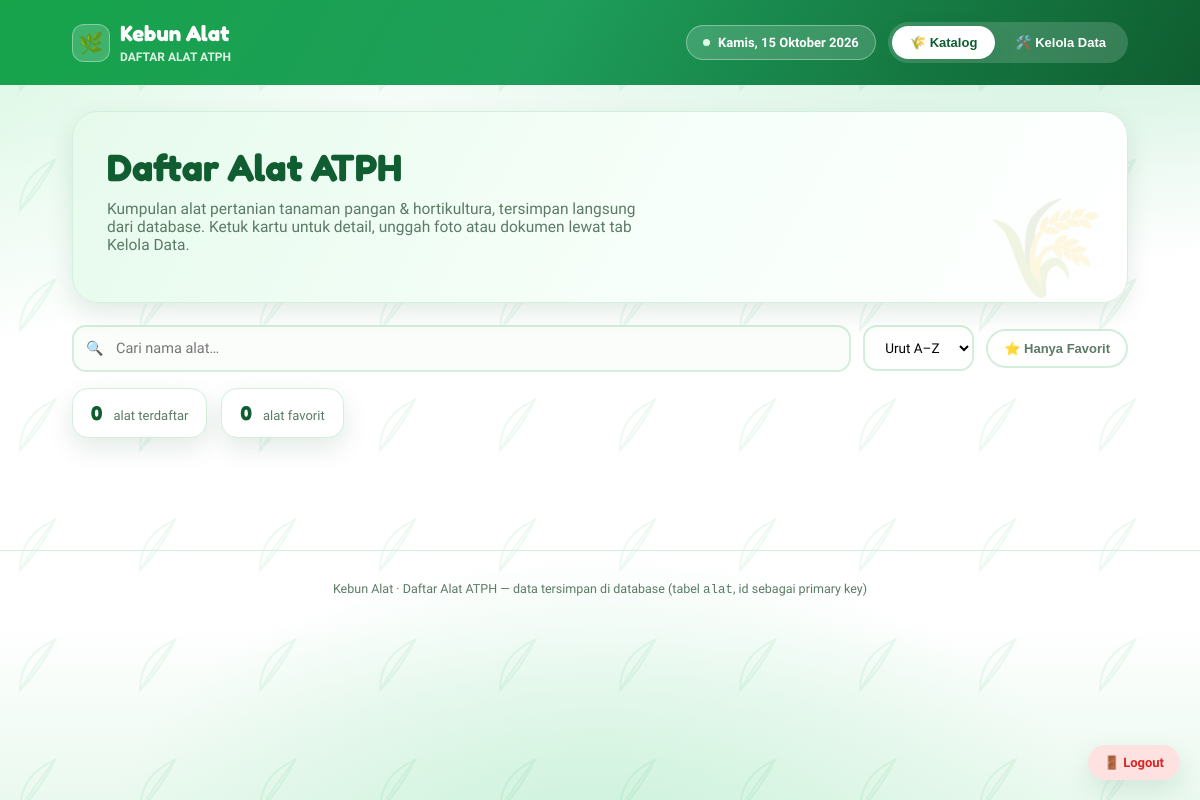
/crud-atph/alat/index.php, run on an earlier commit of the app's database.
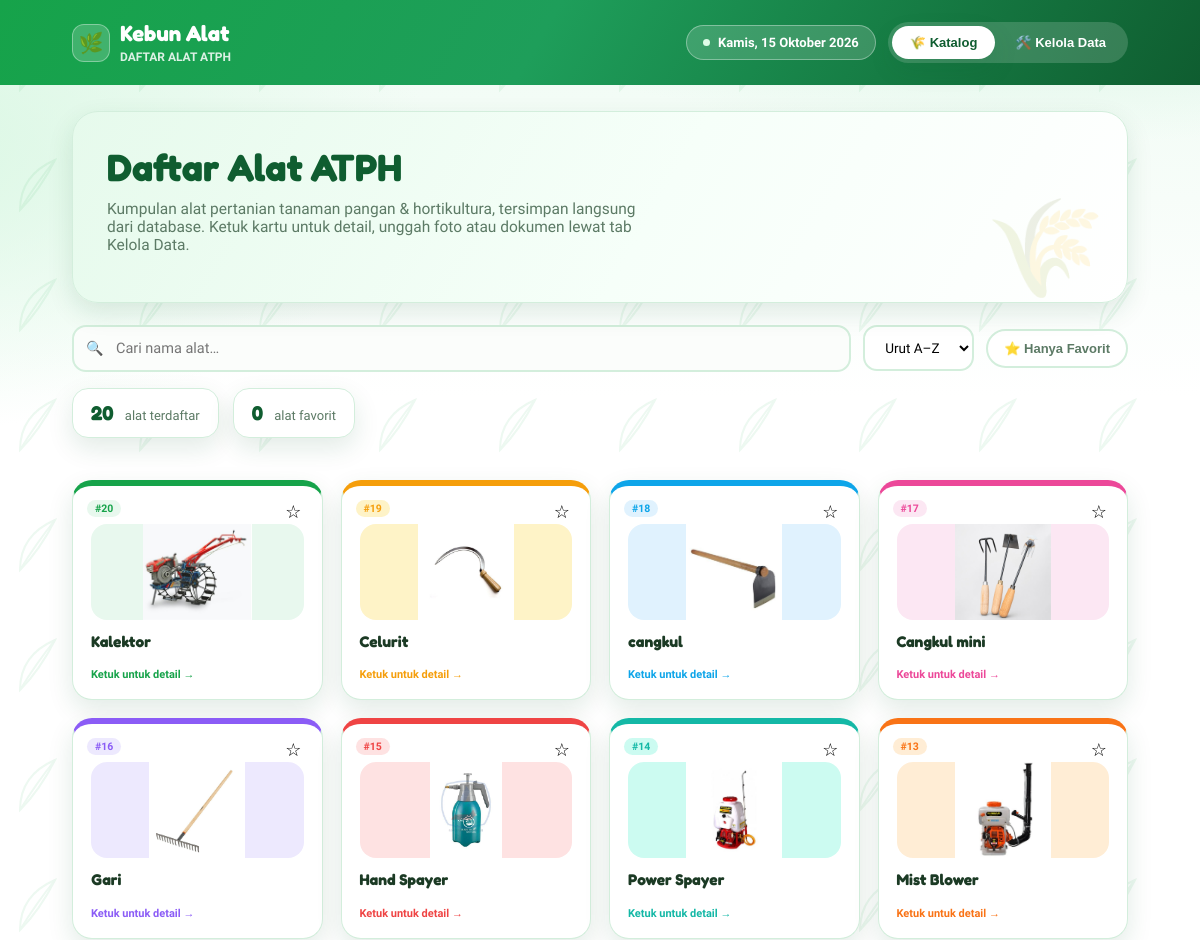
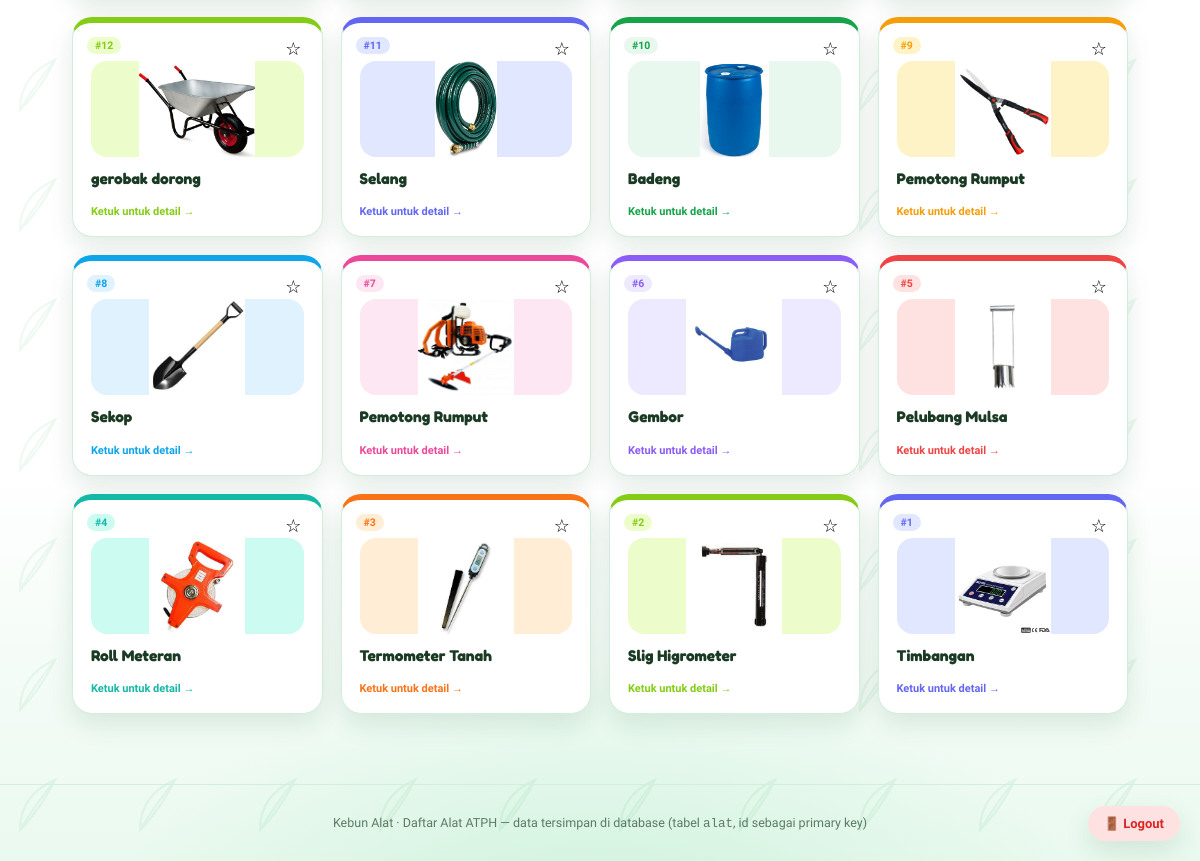
And on a later commit of the database (2 pictures, top to bottom).
### tables this page shows
CREATE TABLE `alat` (
  `id_alat` int NOT NULL,
  `nama_alat` varchar(100) NOT NULL,
  `jumlah_stok` int NOT NULL,
  `kondisi` varchar(50) NOT NULL,
  `foto` varchar(255) DEFAULT 'default.jpg'
);

### crud-atph/alat/index.php (the view, shortened to what this page needs)
<?php
include '../config/koneksi.php';
$hasil = mysqli_query($koneksi, "SELECT *, id_alat AS id FROM alat ORDER BY id_alat DESC");
$daftarAlat = [];
while ($baris = mysqli_fetch_assoc($hasil)) {
    $daftarAlat[] = $baris;
}
$totalAlat = count($daftarAlat);
$PALET = [
  ["#16A34A","#E8F8EE"],["#F59E0B","#FEF3C7"],["#0EA5E9","#E0F2FE"],["#EC4899","#FCE7F3"],
  ["#8B5CF6","#EDE9FE"],["#EF4444","#FEE2E2"],["#14B8A6","#CCFBF1"],["#F97316","#FFEDD5"],
  ["#84CC16","#ECFCCB"],["#6366F1","#E0E7FF"],
];
function dokumenAlat($alat) {
    $ext = strtolower(pathinfo($alat["foto"], PATHINFO_EXTENSION));
    return in_array($ext, ["jpg","jpeg","png","webp"], true) ? "" : $alat["foto"];
}
function renderIkon($alat,$ICONS) {
    if (!empty($alat["foto"]) && file_exists("uploads/" . $alat["foto"])) {
        $dok = dokumenAlat($alat);
        return '<img src="uploads/' . htmlspecialchars($alat["foto"]) . '" alt="' . htmlspecialchars($alat["nama_alat"]) . '" style="width:100%;height:100%;object-fit:cover;border-radius:16px;">';
    }
    $huruf = strtoupper(mb_substr($alat["nama_alat"], 0, 1));
    return '<div style="font-size:34px;font-weight:800;color:#fff;">' . $huruf . '</div>';
}
function tanggalIndonesia() {
    $hari = ["Minggu","Senin","Selasa","Rabu","Kamis","Jumat","Sabtu"];
    $bulan = ["","Januari","Februari","Maret","April","Mei","Juni","Juli","Agustus","September","Oktober","November","Desember"];
    return $hari[date("w")] . ", " . date("j") . " " . $bulan[(int)date("n")] . " " . date("Y");
}
?>
<!DOCTYPE html>
<html lang="id">
<head>
</head>
<body>
<a href="?action=logout" style="position:fixed; bottom:20px; right:20px; background:#FEE2E2; color:#DC2626; border-radius:999px; padding:10px 16px; font-size:13px; font-weight:800; text-decoration:none; box-shadow:var(--shadow); z-index:100;">🚪 Logout</a>
<div class="leaf-pattern"></div>
<div class="topbar">
  <div class="topbar-inner">
    <div class="brand">
      <div class="leaf">🌿</div>
      <div><h1>Kebun Alat</h1><span>DAFTAR ALAT ATPH</span></div>
    </div>
    <div class="top-right">
      <div class="date-chip"><span class="dot"></span><span><?php echo tanggalIndonesia(); ?></span></div>
      <div class="toggle">
        <button id="btnKatalog" class="active">🌾 Katalog</button>
        <button id="btnKelola">🛠️ Kelola Data</button>
      </div>
    </div>
  </div>
</div>
<div id="view-katalog">
  <div class="hero">
    <div class="hero-card">
      <h2>Daftar Alat ATPH</h2>
      <p>Kumpulan alat pertanian tanaman pangan &amp; hortikultura, tersimpan langsung dari database. Ketuk kartu untuk detail, unggah foto atau dokumen lewat tab Kelola Data.</p>
    </div>
  </div>
  <div class="controls">
    <div class="search"><input id="searchInput" type="text" placeholder="Cari nama alat…"></div>
    <select class="sort-select" id="sortSelect">
      <option value="az">Urut A–Z</option>
    </select>
    <button class="fav-filter" id="favFilter">⭐ Hanya Favorit</button>
  </div>
  <div class="stats">
    <div class="stat"><b><?php echo $totalAlat; ?></b>&nbsp;alat terdaftar</div>
    <div class="stat"><b id="favCount">0</b>&nbsp;alat favorit</div>
  </div>
  <main>
    <div class="grid" id="grid">
      <?php foreach ($daftarAlat as $i => $alat):
          $acc = $PALET[$i % count($PALET)];
          $nomorUrut = $totalAlat - $i;  ?>
      <div class="card" data-nama="<?php echo htmlspecialchars(strtolower($alat['nama_alat'])) ;?>" data-id="<?php echo $alat['id']; ?>" data-no="<?php echo $nomorUrut; ?>" style="--acc:<?php echo $acc[0]; ?>;--acc-bg:<?php echo $acc[1]; ?>;">
        <span class="idbadge">#<?php echo $nomorUrut; ?></span>
        <button class="fav" title="Tandai favorit">☆</button>
        <div class="icon-wrap"><?php echo renderIkon($alat, $ICONS); ?></div>
        <h3><?php echo htmlspecialchars($alat['nama_alat']); ?></h3>
        <div class="tap">Ketuk untuk detail →</div>
      </div>
      <?php endforeach; ?>
    </div>
  </main>
</div>
<footer>Kebun Alat · Daftar Alat ATPH — data tersimpan di database (tabel <code>alat</code>, id sebagai primary key)</footer>
</body>
</html>

What changed in the data, as far as the page shows it:
added alat: nomorUrut "20", foto (picture), nama_alat "Kalektor"
added alat: nomorUrut "19", foto (picture), nama_alat "Celurit"
added alat: nomorUrut "18", foto (picture), nama_alat "cangkul"
added alat: nomorUrut "17", foto (picture), nama_alat "Cangkul mini"
added alat: nomorUrut "16", foto (picture), nama_alat "Gari"
added alat: nomorUrut "15", foto (picture), nama_alat "Hand Spayer"
added alat: nomorUrut "14", foto (picture), nama_alat "Power Spayer"
added alat: nomorUrut "13", foto (picture), nama_alat "Mist Blower"
added alat: nomorUrut "12", foto (picture), nama_alat "gerobak dorong"
added alat: nomorUrut "11", foto (picture), nama_alat "Selang"
added alat: nomorUrut "10", foto (picture), nama_alat "Badeng"
added alat: nomorUrut "9", foto (picture), nama_alat "Pemotong Rumput"
added alat: nomorUrut "8", foto (picture), nama_alat "Sekop"
added alat: nomorUrut "7", foto (picture), nama_alat "Pemotong Rumput"
added alat: nomorUrut "6", foto (picture), nama_alat "Gembor"
added alat: nomorUrut "5", foto (picture), nama_alat "Pelubang Mulsa"
added alat: nomorUrut "4", foto (picture), nama_alat "Roll Meteran"
added alat: nomorUrut "3", foto (picture), nama_alat "Termometer Tanah"
added alat: nomorUrut "2", foto (picture), nama_alat "Slig Higrometer"
added alat: nomorUrut "1", foto (picture), nama_alat "Timbangan"
Also different on the page:
$totalAlat: "0" → "20"
